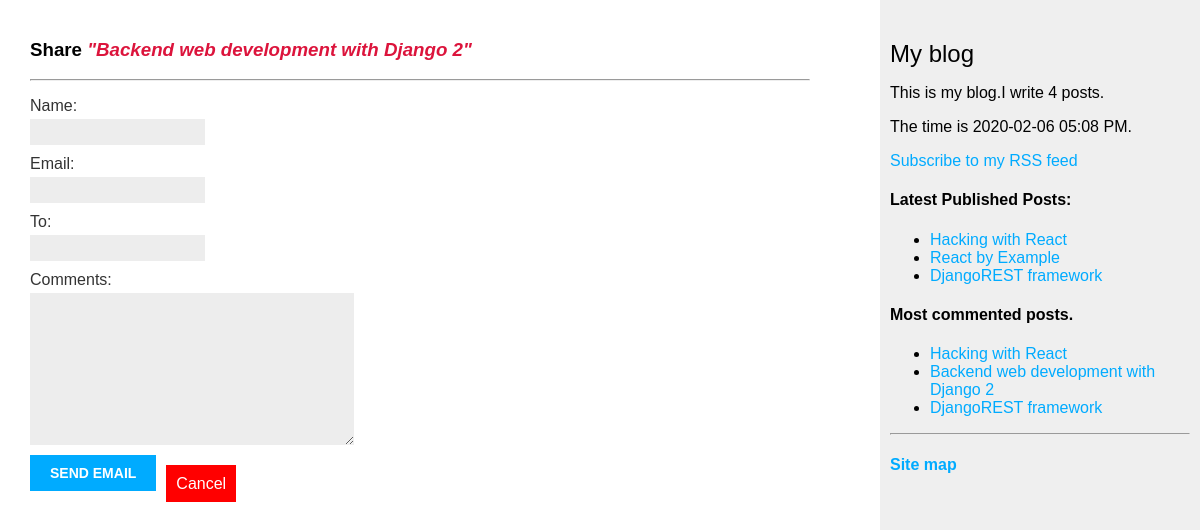
/blog/2/share, run on the app's committed database.
### blog/models.py (models this page shows, shortened)
class Post(models.Model):
    STATUS_CHOICES=(
        ('draft', 'Draft'),
        ('published', 'Published'),
    )
    title = models.CharField(max_length=50)
    slug = models.SlugField(max_length=50, unique_for_date='publish')
    body = models.TextField()
    author = models.ForeignKey(User, on_delete=models.CASCADE, related_name='blog_posts')
    publish = models.DateTimeField(default=timezone.now)
    created = models.DateTimeField(auto_now_add=True)
    updated = models.DateTimeField(auto_now=True)
    status = models.CharField(max_length=10, choices=STATUS_CHOICES, default='draft')
    objects = models.Manager()
    published = PublishedManager()
    draft = DraftManager()
    tags=TaggableManager()
    class Meta:
        ordering=('-publish', 'title',)
    def get_absolute_url(self):
        return reverse('blog:post_detail', args=[self.publish.year,
                                    self.publish.strftime('%m'),
                                    self.publish.strftime('%d'),
                                    self.slug])

### blog/views.py (the view)
# urls.py: path('<int:post_id>/share', views.post_share, name='post_share'),
def post_share(request, post_id):
    post=get_object_or_404(Post, id=post_id, status='published')
    sent=False
    if request.method=='POST':
        form=EmailPostForm(request.POST)
        if form.is_valid():
            cd=form.cleaned_data
            post_url=request.build_absolute_uri(post.get_absolute_url())
            subject='{} ({}) recommends yor reading "{}'.format(cd['name'], cd['email'], post.title)
            message='Read "{}" at {}\n\n{}\'s comments: {}'.format(post.title, post_url, cd['name'], cd['comments'])
            send_mail(subject, message, 'george.condeescu@gmail.com', ['george_condeescu@yahoo.com'], fail_silently=False)
            sent=True
    else:
        form=EmailPostForm()
    return render(request, 'share.html', {'post':post, 'form':form, 'sent':sent})

### blog/forms.py
class EmailPostForm(forms.Form):
    name=forms.CharField(max_length=25)
    email=forms.EmailField()
    to=forms.EmailField()
    comments=forms.CharField(required=False, widget=forms.Textarea)

### blog/models.py (called while the page is built)
    def get_queryset(self):
        return super(PublishedManager, self).get_queryset().filter(status='published')

### blog/templatetags/blog_tags.py (called while the page is built)
@register.simple_tag
def total_posts():
    return Post.published.count()

@register.simple_tag
def current_time(format_string):
    return timezone.datetime.now().strftime(format_string)

@register.inclusion_tag('latest_posts.html')
def show_latest_posts(count=5):
    latest_posts=Post.published.order_by('-publish')[:count]
    return {'latest_posts':latest_posts}

@register.simple_tag
def get_most_commented_posts():
    return Post.published.annotate(total_comments=Count('comments')).order_by('-total_comments')[:3]

### blog/templates/share.html (shortened to what this page needs)
{% extends 'base.html' %}
{% block content %}
<h3>Share <span class ="shtitle">"{{post.title}}"</span></h3>
<hr/>
{% if sent %}
<h3>Email successfully sent</h3>
<hr/>
"{{post.title}}" was successfully sent by e-mail.
{% else %}
<form action="" method="POST">
{{ form.as_p }}
<input type="submit" value="Send email"/><br/><br/><br/><br/><br/><br/><br/><br/><br/><br/><br/><br/><br/><br/>
<br/><br/><br/><br/><br/><br/><br/>
<a href="{% url 'blog:post_list' %}" class="btn_cancel">Cancel</a>
</form>
{% endif %}
{% endblock %}

### blog/templates/base.html (shortened to what this page needs)
{% load blog_tags %}
{% load static %}
<html>
<head>
<link href="{% static '/blog/css/blog.css' %}" rel="stylesheet">
<link href="//maxcdn.bootstrapcdn.com/font-awesome/4.7.0/css/font-awesome.min.css" rel="stylesheet">
</head>
<body>
<div id="content">
{% block content %}
{% endblock %}
</div>
<div id="sidebar">
<h2>My blog</h2>
<p>This is my blog.I write {% total_posts %} posts.</p>
{% current_time "%Y-%m-%d %I:%M %p" as the_time %}
<p>The time is {{ the_time }}.</p>
<p><a href="{% url 'blog:post_feed' %}">Subscribe to my RSS feed</a></p>
<h4>Latest Published Posts:</h4>
{% show_latest_posts 3 %}
<h4>Most commented posts.</h4>
{% get_most_commented_posts as most_commented_posts %}
<ul>
{% for post in most_commented_posts %}
<li><a href="{{post.get_absolute_url}}">{{post.title}}</a></li>
{% endfor %}
</ul>
<hr/>
<h4><a href="/sitemap.xml">Site map</a></h4>
</div>
</body>
</html>

### blog/templates/latest_posts.html
<ul>
{% for post in latest_posts %}
<li><a href="{{ post.get_absolute_url }}">{{post.title}}</a></li>
{% endfor %}
</ul>

### blog/static/blog/css/blog.css (style rules this page uses)
body { margin:0; padding:0; font-family:helvetica, sans-serif; }
a { color:#00abff; text-decoration:none; }
h2 { font-weight:normal; margin:30px 0 0; }
#content { float:left; width:65%; padding:0 0 0 30px; padding-top: 20px; }
#sidebar { float:right; width:25%; padding:10px; background:#efefef; height:100%; }
label { float:left; clear:both; color:#333; margin-bottom:4px; }
input, textarea { clear:both; float:left; margin:0 0 10px; background:#ededed; border:0; padding:6px 10px; font-size:12px; }
input[type=submit] { font-weight:bold; background:#00abff; color:#fff; padding:10px 20px; font-size:14px; text-transform:uppercase; }
.shtitle { font-style: italic; color: crimson; }
.btn_cancel { color:white; background-color: red; margin-left: 10px; padding: 10px; }

### data on the page
Post: title "Backend web development with Django 2"
Post: title "Hacking with React"
Post: title "React by Example"
Post: title "DjangoREST framework"

### other printed values
{{ the_time }} "2020-02-06 05:08 PM"
